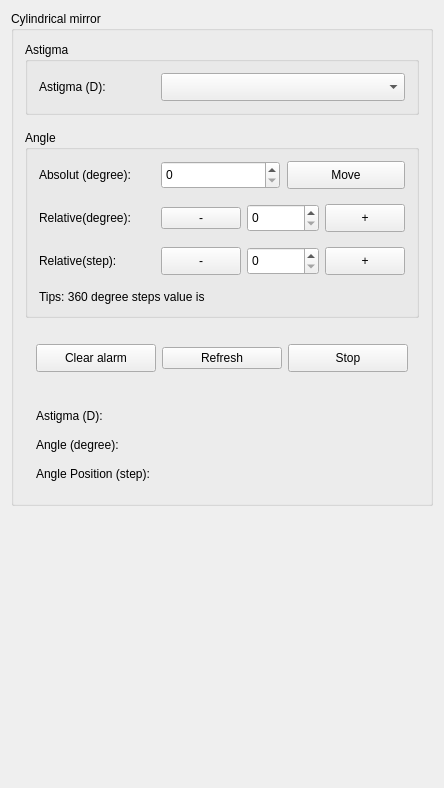
<?xml version="1.0" encoding="UTF-8"?>
<ui version="4.0">
 <class>CmWidgetClass</class>
 <widget class="QWidget" name="CmWidgetClass">
  <property name="geometry">
   <rect>
    <x>0</x>
    <y>0</y>
    <width>444</width>
    <height>788</height>
   </rect>
  </property>
  <property name="windowTitle">
   <string>CmWidget</string>
  </property>
  <layout class="QVBoxLayout" name="verticalLayout_6">
   <property name="spacing">
    <number>30</number>
   </property>
   <item>
    <widget class="QGroupBox" name="groupBox_3">
     <property name="title">
      <string>Cylindrical mirror</string>
     </property>
     <layout class="QVBoxLayout" name="verticalLayout">
      <property name="spacing">
       <number>15</number>
      </property>
      <item>
       <widget class="QGroupBox" name="groupBox">
        <property name="minimumSize">
         <size>
          <width>0</width>
          <height>0</height>
         </size>
        </property>
        <property name="title">
         <string>Astigma</string>
        </property>
        <layout class="QHBoxLayout" name="horizontalLayout" stretch="1,2">
         <property name="spacing">
          <number>0</number>
         </property>
         <item>
          <widget class="QLabel" name="label_5">
           <property name="text">
            <string>Astigma (D):</string>
           </property>
           <property name="alignment">
            <set>Qt::AlignLeading|Qt::AlignLeft|Qt::AlignVCenter</set>
           </property>
          </widget>
         </item>
         <item>
          <widget class="QComboBox" name="comboBox_astigma">
           <property name="sizePolicy">
            <sizepolicy hsizetype="Preferred" vsizetype="Fixed">
             <horstretch>0</horstretch>
             <verstretch>0</verstretch>
            </sizepolicy>
           </property>
           <property name="minimumSize">
            <size>
             <width>0</width>
             <height>28</height>
            </size>
           </property>
           <property name="layoutDirection">
            <enum>Qt::LeftToRight</enum>
           </property>
          </widget>
         </item>
        </layout>
       </widget>
      </item>
      <item>
       <widget class="QGroupBox" name="groupBox_cyc">
        <property name="minimumSize">
         <size>
          <width>0</width>
          <height>100</height>
         </size>
        </property>
        <property name="title">
         <string>Angle</string>
        </property>
        <layout class="QGridLayout" name="gridLayout" columnstretch="1,2">
         <property name="horizontalSpacing">
          <number>0</number>
         </property>
         <property name="verticalSpacing">
          <number>15</number>
         </property>
         <item row="0" column="0">
          <widget class="QLabel" name="label_8">
           <property name="text">
            <string>Absolut (degree):</string>
           </property>
           <property name="alignment">
            <set>Qt::AlignLeading|Qt::AlignLeft|Qt::AlignVCenter</set>
           </property>
          </widget>
         </item>
         <item row="0" column="1">
          <layout class="QHBoxLayout" name="horizontalLayout_4">
           <property name="spacing">
            <number>7</number>
           </property>
           <item>
            <widget class="QSpinBox" name="spinBox_degreeAbs">
             <property name="sizePolicy">
              <sizepolicy hsizetype="Minimum" vsizetype="Fixed">
               <horstretch>0</horstretch>
               <verstretch>0</verstretch>
              </sizepolicy>
             </property>
             <property name="minimumSize">
              <size>
               <width>0</width>
               <height>28</height>
              </size>
             </property>
            </widget>
           </item>
           <item>
            <widget class="QPushButton" name="btn_degreeAbs">
             <property name="sizePolicy">
              <sizepolicy hsizetype="Minimum" vsizetype="Fixed">
               <horstretch>0</horstretch>
               <verstretch>0</verstretch>
              </sizepolicy>
             </property>
             <property name="minimumSize">
              <size>
               <width>0</width>
               <height>28</height>
              </size>
             </property>
             <property name="maximumSize">
              <size>
               <width>16777215</width>
               <height>16777215</height>
              </size>
             </property>
             <property name="text">
              <string>Move</string>
             </property>
            </widget>
           </item>
          </layout>
         </item>
         <item row="1" column="0">
          <widget class="QLabel" name="label_6">
           <property name="text">
            <string>Relative(degree):</string>
           </property>
           <property name="alignment">
            <set>Qt::AlignLeading|Qt::AlignLeft|Qt::AlignVCenter</set>
           </property>
          </widget>
         </item>
         <item row="1" column="1">
          <layout class="QHBoxLayout" name="horizontalLayout_5" stretch="0,1,0">
           <item>
            <widget class="QPushButton" name="btn_degreeRelReduce">
             <property name="sizePolicy">
              <sizepolicy hsizetype="Minimum" vsizetype="Fixed">
               <horstretch>0</horstretch>
               <verstretch>0</verstretch>
              </sizepolicy>
             </property>
             <property name="maximumSize">
              <size>
               <width>16777215</width>
               <height>16777215</height>
              </size>
             </property>
             <property name="text">
              <string>-</string>
             </property>
            </widget>
           </item>
           <item>
            <widget class="QSpinBox" name="spinBox_degreeRel">
             <property name="sizePolicy">
              <sizepolicy hsizetype="Minimum" vsizetype="Fixed">
               <horstretch>0</horstretch>
               <verstretch>0</verstretch>
              </sizepolicy>
             </property>
             <property name="minimumSize">
              <size>
               <width>0</width>
               <height>28</height>
              </size>
             </property>
            </widget>
           </item>
           <item>
            <widget class="QPushButton" name="btn_degreeRelAdd">
             <property name="sizePolicy">
              <sizepolicy hsizetype="Minimum" vsizetype="Fixed">
               <horstretch>0</horstretch>
               <verstretch>0</verstretch>
              </sizepolicy>
             </property>
             <property name="minimumSize">
              <size>
               <width>0</width>
               <height>28</height>
              </size>
             </property>
             <property name="maximumSize">
              <size>
               <width>16777215</width>
               <height>16777215</height>
              </size>
             </property>
             <property name="text">
              <string>+</string>
             </property>
            </widget>
           </item>
          </layout>
         </item>
         <item row="2" column="0">
          <widget class="QLabel" name="label">
           <property name="text">
            <string>Relative(step):</string>
           </property>
          </widget>
         </item>
         <item row="2" column="1">
          <layout class="QHBoxLayout" name="horizontalLayout_8" stretch="0,1,0">
           <item>
            <widget class="QPushButton" name="btn_stepRelReduce">
             <property name="sizePolicy">
              <sizepolicy hsizetype="Preferred" vsizetype="Minimum">
               <horstretch>0</horstretch>
               <verstretch>0</verstretch>
              </sizepolicy>
             </property>
             <property name="minimumSize">
              <size>
               <width>0</width>
               <height>28</height>
              </size>
             </property>
             <property name="maximumSize">
              <size>
               <width>16777215</width>
               <height>16777215</height>
              </size>
             </property>
             <property name="text">
              <string>-</string>
             </property>
            </widget>
           </item>
           <item>
            <widget class="QSpinBox" name="spinBox_stepRel">
             <property name="sizePolicy">
              <sizepolicy hsizetype="Minimum" vsizetype="Fixed">
               <horstretch>0</horstretch>
               <verstretch>0</verstretch>
              </sizepolicy>
             </property>
             <property name="minimumSize">
              <size>
               <width>0</width>
               <height>28</height>
              </size>
             </property>
            </widget>
           </item>
           <item>
            <widget class="QPushButton" name="btn_stepRelAdd">
             <property name="sizePolicy">
              <sizepolicy hsizetype="Minimum" vsizetype="Fixed">
               <horstretch>0</horstretch>
               <verstretch>0</verstretch>
              </sizepolicy>
             </property>
             <property name="minimumSize">
              <size>
               <width>0</width>
               <height>28</height>
              </size>
             </property>
             <property name="maximumSize">
              <size>
               <width>16777215</width>
               <height>16777215</height>
              </size>
             </property>
             <property name="text">
              <string>+</string>
             </property>
            </widget>
           </item>
          </layout>
         </item>
         <item row="3" column="0" colspan="2">
          <widget class="QLabel" name="label_tips">
           <property name="text">
            <string>Tips: 360 degree steps value is </string>
           </property>
          </widget>
         </item>
        </layout>
       </widget>
      </item>
      <item>
       <widget class="QWidget" name="widget" native="true">
        <property name="minimumSize">
         <size>
          <width>0</width>
          <height>0</height>
         </size>
        </property>
        <layout class="QHBoxLayout" name="horizontalLayout_2">
         <item>
          <widget class="QPushButton" name="btn_clearAlarm">
           <property name="minimumSize">
            <size>
             <width>0</width>
             <height>28</height>
            </size>
           </property>
           <property name="text">
            <string>Clear alarm</string>
           </property>
          </widget>
         </item>
         <item>
          <widget class="QPushButton" name="btn_refresh">
           <property name="text">
            <string>Refresh</string>
           </property>
          </widget>
         </item>
         <item>
          <widget class="QPushButton" name="btn_stop">
           <property name="minimumSize">
            <size>
             <width>0</width>
             <height>28</height>
            </size>
           </property>
           <property name="text">
            <string>Stop</string>
           </property>
          </widget>
         </item>
        </layout>
       </widget>
      </item>
      <item>
       <widget class="QWidget" name="widget_7" native="true">
        <property name="minimumSize">
         <size>
          <width>0</width>
          <height>0</height>
         </size>
        </property>
        <layout class="QGridLayout" name="gridLayout_2" columnstretch="0,1">
         <property name="spacing">
          <number>15</number>
         </property>
         <item row="0" column="0">
          <widget class="QLabel" name="label_7">
           <property name="text">
            <string>Astigma (D): </string>
           </property>
          </widget>
         </item>
         <item row="0" column="1">
          <widget class="QLabel" name="label_astigma">
           <property name="text">
            <string/>
           </property>
          </widget>
         </item>
         <item row="1" column="0">
          <widget class="QLabel" name="label_degreeTitle">
           <property name="text">
            <string>Angle (degree):</string>
           </property>
          </widget>
         </item>
         <item row="1" column="1">
          <widget class="QLabel" name="label_degree">
           <property name="text">
            <string/>
           </property>
          </widget>
         </item>
         <item row="2" column="0">
          <widget class="QLabel" name="label_degreeTitle_2">
           <property name="text">
            <string>Angle Position (step):</string>
           </property>
          </widget>
         </item>
         <item row="2" column="1">
          <widget class="QLabel" name="label_steps">
           <property name="text">
            <string/>
           </property>
          </widget>
         </item>
        </layout>
       </widget>
      </item>
     </layout>
    </widget>
   </item>
   <item>
    <spacer name="verticalSpacer">
     <property name="orientation">
      <enum>Qt::Vertical</enum>
     </property>
     <property name="sizeHint" stdset="0">
      <size>
       <width>20</width>
       <height>202</height>
      </size>
     </property>
    </spacer>
   </item>
  </layout>
 </widget>
 <layoutdefault spacing="6" margin="11"/>
 <resources/>
 <connections/>
</ui>
